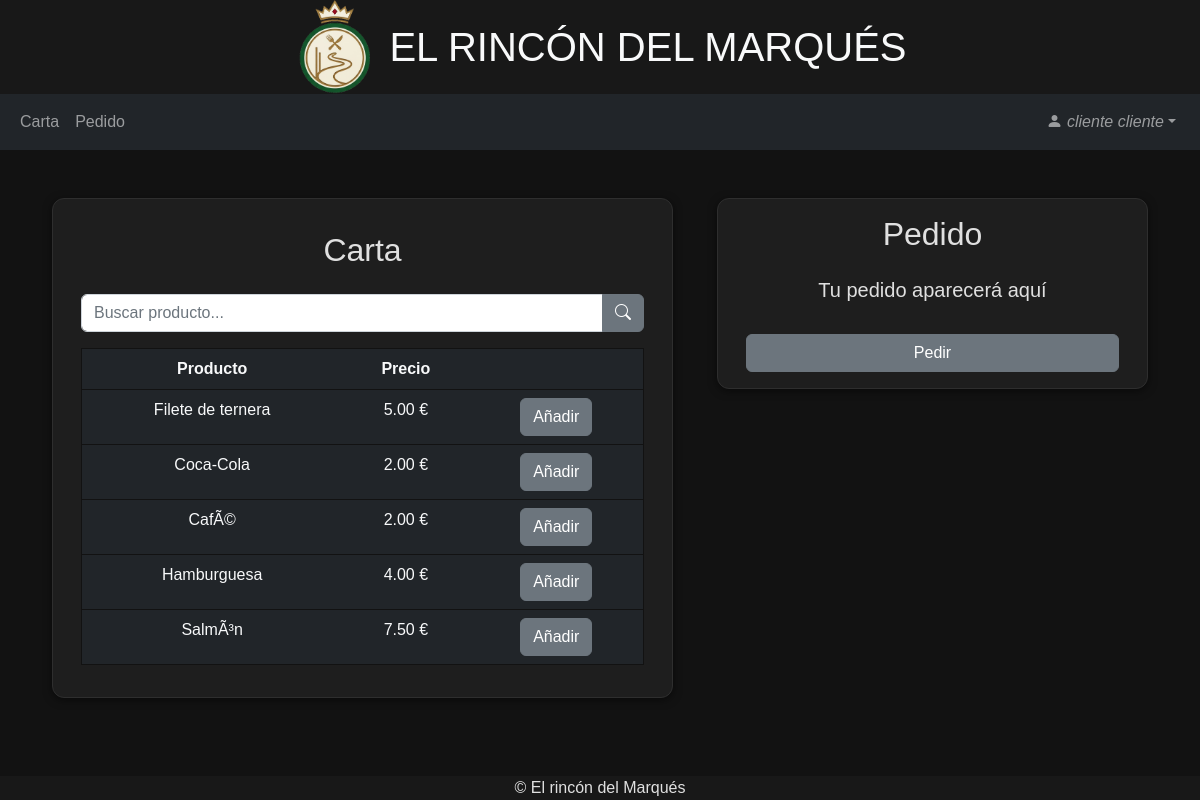
/cliente/carta.php (signed in), run on the app's committed database.
### tables this page shows
CREATE TABLE `producto` (
  `id` int(11) NOT NULL,
  `nombre` varchar(255) NOT NULL,
  `precio` decimal(10,2) NOT NULL,
  `stock` int(11) NOT NULL,
  `estado` int(11) NOT NULL COMMENT '0-Normal 1-Deshabilitado',
  `categoria` int(11) NOT NULL
);

### cliente/carta.php (the view, shortened to what this page needs)
<?php
include("ocuparMesa.php");
?>
<?php
include("../head.php");
?>
<body>
    <?php
    include("../header.php");
    ?>
    <?php
    include("navbarCliente.php");
    ?>
    <section class="d-flex align-items-center">
        <div class="container mt-5">
            <div class="row justify-content-center">
                <div class="col col-lg-7 col-xl-7 mb-3">
                    <div class="row justify-content-center caja text-center p-3">
                        <div class="col-12 mt-3 mb-3">
                            <h2>Carta</h2>
                        </div>
                        <form action="" method='POST'>
                            <div class="col-12 mb-3 input-group">
                                <input type="text" name="producto" id="producto" class="form-control" placeholder="Buscar producto..." value="">
                                <button type="submit" class="btn btn-secondary"><i class="bi bi-search"></i></button>
                            </div>
                        </form>
                        <div class="col-12">
                            <table class="table tabla table-dark text-light">
                                <tr>
                                    <th>Producto</th>
                                    <th>Precio</th>
                                    <th></th>
                                </tr>
                                <?php
                                include("../conexion.php");
                                if (isset($_POST['producto'])) {
                                    $producto = $_POST['producto'];
                                    $consulta = "SELECT * FROM producto WHERE NOT stock=0 AND NOT estado=1 AND nombre LIKE '%$producto%'";
                                } else {
                                    $consulta = "SELECT * FROM producto WHERE NOT stock=0 AND NOT estado=1";
                                }
                                $result = mysqli_query($conn, $consulta);
                                while ($row = mysqli_fetch_assoc($result)) {
                                    $nombre = $row['nombre'];
                                    $precio = $row['precio'];
                                    $id = $row['id'];
                                    echo ("
                                    <form method='POST' action='anadirProducto.php'>
                                    <tr>
                                    <td>$nombre</td>
                                    <input type='hidden' name='producto' value='$id'>
                                    <td>$precio €</td>
                                    <td><button type='submit' class='btn btn-secondary'>Añadir</button></td>
                                    </tr>
                                    </form>
                                    ");
                                }
                                ?>
                            </table>
                        </div>
                    </div>
                </div>
                <div class="col-12 col-lg-5 mt-md-0">
                    <form class="row justify-content-center caja text-center p-3" action="pedir.php" method="POST">
                        <div class="col-12">
                            <h2 class="mb-4">Pedido</h2>
                            <?php
                            if (!isset($_SESSION['carrito']))
                                echo ("<h5>Tu pedido aparecerá aquí</h5>");
                            ?>
                            <div class="col-12">
                                <button type="submit" class="btn btn-secondary w-100 mt-3">Pedir</button>
                            </div>
                        </div>
                    </form>
                </div>
            </div>
        </div>
    </section>
    <?php
    include("../footer.php");
    ?>
</body>
</html>

### styles.css (style rules this page uses)
body { font-family: Arial, sans-serif; color: #E0E0E0; background-color: #121212; }
section { min-height: 70vh; }
.caja { background-color: #1E1E1E; box-shadow: 0 2px 8px rgba(0,0,0,0.5); border: 1px solid #2E2E2E; border-radius: 12px; margin: 0px 10px; }
.tabla { border: 1px solid #121212; }

### data on the page
producto: nombre "Filete de ternera", precio "5.00"
producto: nombre "Coca-Cola", precio "2.00"
producto: nombre "CafÃ©", precio "2.00"
producto: nombre "Hamburguesa", precio "4.00"
producto: nombre "SalmÃ³n", precio "7.50"

### other printed values
$_SESSION['name'] "cliente cliente"
